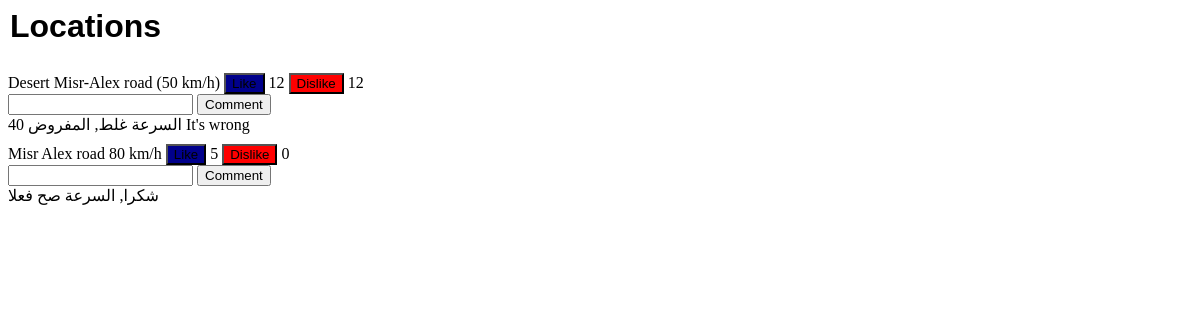
Before: /main/ with the older database file.
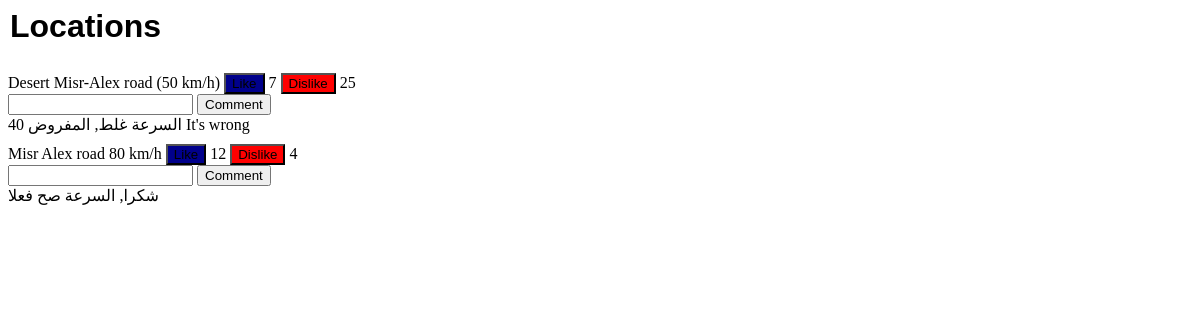
After: the same page with the newer database file.
### main/models.py (models this page shows)
class Location(models.Model):
   name = models.CharField(max_length=100)
   likes = models.IntegerField(default=0)
   dislikes = models.IntegerField(default=0)

class Comment(models.Model):
   location = models.ForeignKey(Location, on_delete=models.CASCADE)
   text = models.TextField()

### main/views.py (the view)
# urls.py: path('', views.index, name='addlocation'),
def index(request):
  locations = Location.objects.all()
  for location in locations:
    location.comments = location.comment_set.all()
  context = {
    'locations': locations
  }
  return render(request, 'index.html', context)

### locations/main/templates/index.html (shortened to what this page needs)
<!DOCTYPE HTML>
<html>
    <head>
    </head>
    <body class="body">
        <legend class="legend">Locations</legend> <br>
        {% for location in locations %}
        <tr>
            <td>
                {{ location.name }}
            </td>
            <td>
                <button class="like-btn">Like</button>
                {{ location.likes }}
            </td>
            <td>
                <button class="dislike-btn">Dislike</button>
                {{ location.dislikes }}
            </td>
            <td>
                <form id="comment-form">
                    <input type="text" name="text">
                    <button type="submit">Comment</button>
                </form>
            </td>
        </tr>
        {% for comment in location.comment_set.all %}
            <tr>
                <td colspan="3">{{ comment.text }}</td>
            </tr>
        {% endfor %}
        <br>
        {% endfor %}
    </body>
</html>

### locations/main/templates/index.html (style rules this page uses)
.like-btn { background-color: #00008B; margin-top: 10px; }
.dislike-btn { background-color: red; margin-top: 10px; }
.legend { font-family: Arial, sans-serif; font-weight: bold; font-size: 32px; }

Changed rows visible on the page:
changed Location "Desert Misr-Alex road (50 km/h)": likes "12" → "7"; dislikes "12" → "25"
changed Location "Misr Alex road 80 km/h": likes "5" → "12"; dislikes "0" → "4"
